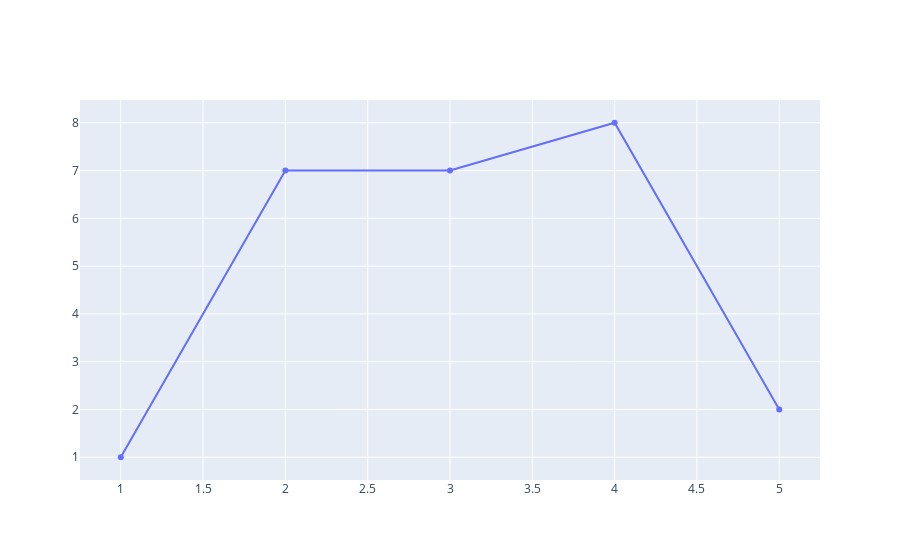

Write notebook code for a chart like this one.
### Markdown cell above
If there are less than 20 points and the trace is not stacked then the default is “lines+markers”. Otherwise, “lines”.

### Code cell
fig=go.Figure()
fig.add_trace(go.Scatter(x=[1,2,3,4,5], y=[1,7,7,8,2]))  # by default mode=lines + markers because points are less than 20

### Figure 1 — Plotly figure (JSON) as saved in the notebook; plotly's stock layout.template omitted (floating-point values rounded to 4 significant figures)
{"data": [{"type": "scatter", "x": [1, 2, 3, 4, 5], "y": [1, 7, 7, 8, 2]}], "layout": {}}
